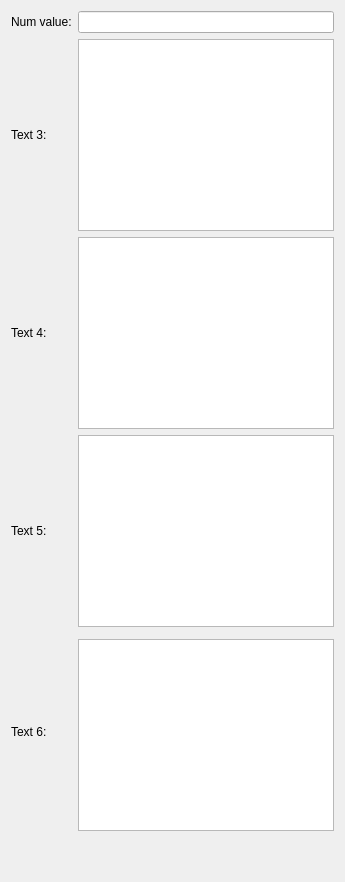
     <widget class="QWidget" name="additional_info">
      <attribute name="title">
       <string>Additional info</string>
      </attribute>
      <layout class="QGridLayout" name="gridLayout_2">
       <item row="1" column="1">
        <widget class="QTextEdit" name="text3"/>
       </item>
       <item row="2" column="0">
        <widget class="QLabel" name="lbl_text4">
         <property name="text">
          <string>Text 4:</string>
         </property>
        </widget>
       </item>
       <item row="4" column="0" rowspan="2">
        <widget class="QLabel" name="lbl_text6">
         <property name="text">
          <string>Text 6:</string>
         </property>
        </widget>
       </item>
       <item row="0" column="0">
        <widget class="QLabel" name="lbl_num_value">
         <property name="text">
          <string>Num value:</string>
         </property>
        </widget>
       </item>
       <item row="1" column="0">
        <widget class="QLabel" name="lbl_text3">
         <property name="text">
          <string>Text 3:</string>
         </property>
        </widget>
       </item>
       <item row="0" column="1">
        <widget class="QLineEdit" name="num_value"/>
       </item>
       <item row="3" column="0">
        <widget class="QLabel" name="lbl_text5">
         <property name="text">
          <string>Text 5:</string>
         </property>
        </widget>
       </item>
       <item row="5" column="1">
        <widget class="QTextEdit" name="text6"/>
       </item>
       <item row="2" column="1">
        <widget class="QTextEdit" name="text4"/>
       </item>
       <item row="3" column="1">
        <widget class="QTextEdit" name="text5"/>
       </item>
       <item row="6" column="1">
        <spacer name="verticalSpacer">
         <property name="orientation">
          <enum>Qt::Vertical</enum>
         </property>
         <property name="sizeHint" stdset="0">
          <size>
           <width>20</width>
           <height>40</height>
          </size>
         </property>
        </spacer>
       </item>
      </layout>
     </widget>
